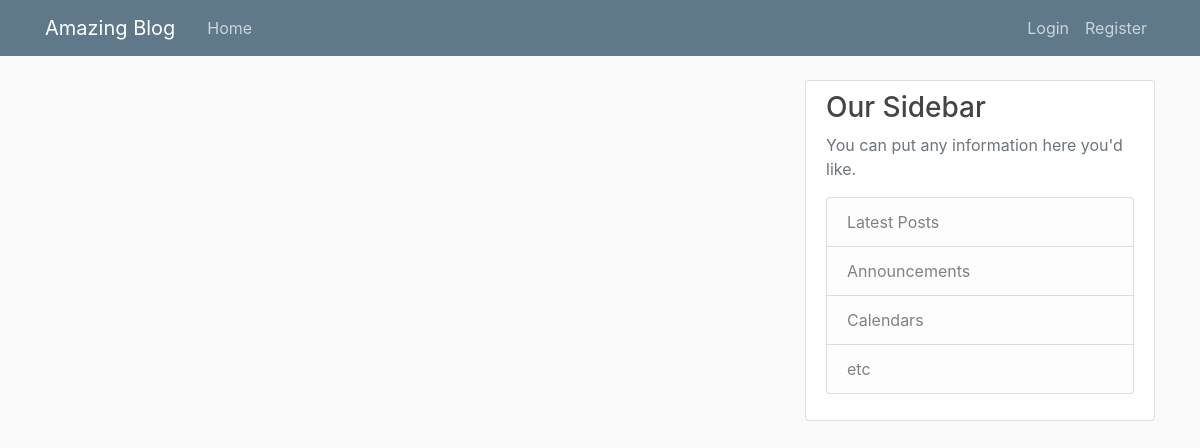
Page /home on the earlier database version.
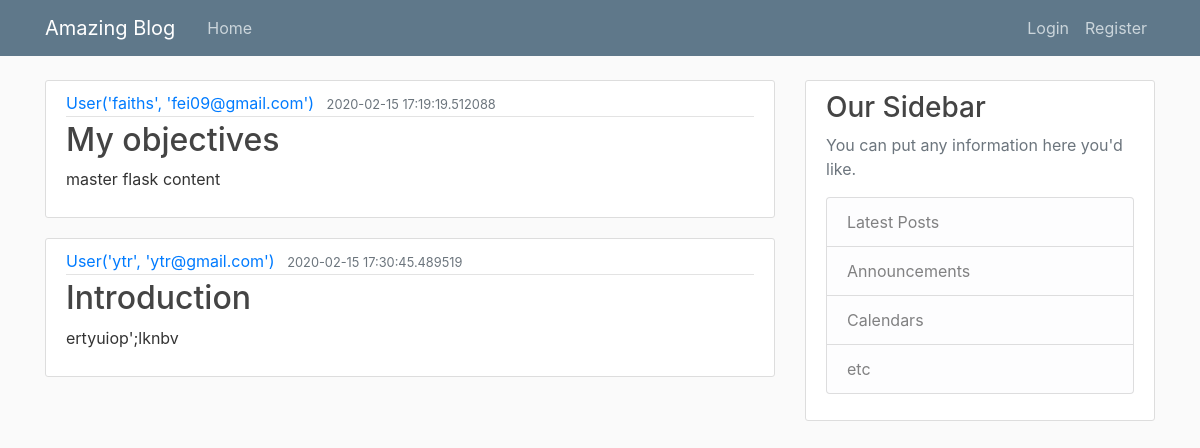
Same page on the later database version.
### blog/models.py (models this page shows, shortened)
class Post(db.Model):
    id=db.Column(db.Integer,primary_key=True)
    title=db.Column(db.String(100),nullable=False)
    date_posted=db.Column(db.DateTime,nullable=False,default=datetime.utcnow)
    content=db.Column(db.Text,nullable=False)
    user_id=db.Column(db.Integer,db.ForeignKey('user.id'),nullable=False)

class User(db.Model,UserMixin):
    id=db.Column(db.Integer,primary_key=True)
    username=db.Column(db.String(20),unique=True,nullable=False)
    email=db.Column(db.String(120),unique=True,nullable=False)
    password=db.Column(db.String(60),nullable=False)
    posts=db.relationship('Post',backref='author',lazy=True)
    def __repr__(self):
            return f"User('{self.username}', '{self.email}')"

### blog/routes.py (the view)
@app.route("/")
@app.route("/home")
def home():
    posts = Post.query.all()
    return render_template('home.html', posts=posts)

### blog/templates/home.html
{% extends "design.html" %}
{% block content %}
{% for post in posts %}
<article class="media content-section">
    <div class="media-body">
        <div class="article-metadata">
            <a class="mr-2" href="#">{{ post.author }}</a>
            <small class="text-muted">{{ post.date_posted }}</small>
        </div>
        <h2><a class="article-title" href="#">{{ post.title }}</a></h2>
        <p class="article-content">{{ post.content }}</p>
    </div>
</article>
{% endfor %}
{% endblock content %}

### blog/templates/design.html (shortened to what this page needs)
<!DOCTYPE html>
<html>
<head>
    <link rel="stylesheet" href="https://maxcdn.bootstrapcdn.com/bootstrap/4.0.0/css/bootstrap.min.css"
>
    <link rel="stylesheet" type="text/css" href="{{ url_for('static', filename='main.css') }}">
</head>
<body>
    <header class="site-header">
        <nav class="navbar navbar-expand-md navbar-dark bg-steel fixed-top">
            <div class="container">
                <a class="navbar-brand mr-4" href="/">Amazing Blog</a>
                <div class="collapse navbar-collapse" id="navbarToggle">
                    <div class="navbar-nav mr-auto">
                        <a class="nav-item nav-link" href="{{ url_for('home') }}">Home</a>
                    </div>
                    <div class="navbar-nav">
                        {% if current_user.is_authenticated %}
                        <a class="nav-item nav-link" href="{{ url_for('account') }}">Account</a>
                        <a class="nav-item nav-link" href="{{ url_for('logout') }}">Logout</a>
                        {% else %}
                        <a class="nav-item nav-link" href="{{ url_for('login') }}">Login</a>
                        <a class="nav-item nav-link" href="{{ url_for('register') }}">Register</a>
                        {% endif %}
                    </div>
                </div>
            </div>
        </nav>
    </header>
    <main role="main" class="container">
        <div class="row">
            <div class="col-md-8">
                {% block content %}{% endblock %}
            </div>
            <div class="col-md-4">
                <div class="content-section">
                    <h3>Our Sidebar</h3>
                    <p class='text-muted'>You can put any information here you'd like.
                        <ul class="list-group">
                            <li class="list-group-item list-group-item-light">Latest Posts</li>
                            <li class="list-group-item list-group-item-light">Announcements</li>
                            <li class="list-group-item list-group-item-light">Calendars</li>
                            <li class="list-group-item list-group-item-light">etc</li>
                        </ul>
                    </p>
                </div>
            </div>
        </div>
    </main>
</body>
</html>

### blog/static/main.css (style rules this page uses)
body { background: #fafafa; color: #333333; margin-top: 5rem; }
h1, h2, h3, h4, h5, h6 { color: #444444; }
.bg-steel { background-color: #5f788a; }
.site-header .navbar-nav .nav-link { color: #cbd5db; }
.content-section { background: #ffffff; padding: 10px 20px; border: 1px solid #dddddd; border-radius: 3px; margin-bottom: 20px; }
.article-title { color: #444444; }
.article-content { white-space: pre-line; }
.article-metadata { padding-bottom: 1px; margin-bottom: 4px; border-bottom: 1px solid #e3e3e3 }

Differences in the rows shown:
added Post: author "User('faiths', 'fei09@gmail.com')", date_posted "2020-02-15 17:19:19.512088", title "My objectives", content "master flask content"
added Post: author "User('ytr', 'ytr@gmail.com')", date_posted "2020-02-15 17:30:45.489519", title "Introduction", content "ertyuiop';lknbv"
